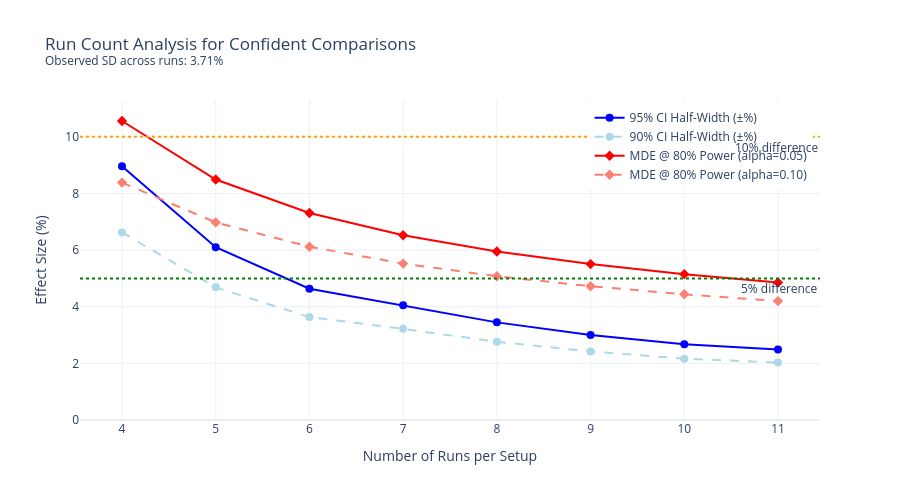

This figure's notebook cell:
### Code cell
import plotly.graph_objects as go

run_ids: list[str] = sorted(haiku_df["run_id"].unique())

# Calculate observed SD from all runs (this is our estimate of true population SD)
all_per_run = haiku_df.groupby("run_id")["resolved"].mean() * 100
observed_sd: float = all_per_run.std(ddof=1)

cumulative_data = []
for n in range(4, len(run_ids) + 1):  # Start from 4 runs
    subset = haiku_df[haiku_df["run_id"].isin(run_ids[:n])]
    per_run = subset.groupby("run_id")["resolved"].mean() * 100

    sem = per_run.std(ddof=1) / sqrt(n)

    # Use t-distribution for small samples (more accurate than z=1.96)
    t_95 = stats.t.ppf(0.975, df=n - 1)
    t_90 = stats.t.ppf(0.95, df=n - 1)

    ci_half_95 = t_95 * sem
    ci_half_90 = t_90 * sem

    # Minimum Detectable Effect (MDE) at 80% power for two-sample comparison
    # For comparing two setups with equal variance and equal n:
    # MDE = (t_alpha + t_beta) * SD * sqrt(2/n)
    # where t_beta = 0.84 for 80% power (one-sided)
    t_beta = stats.norm.ppf(0.80)  # ~0.84 for 80% power
    mde_95 = (t_95 + t_beta) * observed_sd * sqrt(2 / n)
    mde_90 = (t_90 + t_beta) * observed_sd * sqrt(2 / n)

    cumulative_data.append(
        {
            "n_runs": n,
            "sem": sem,
            "ci_half_95": ci_half_95,
            "ci_half_90": ci_half_90,
            "mde_95": mde_95,
            "mde_90": mde_90,
        }
    )

analysis_df = pd.DataFrame(cumulative_data)

fig = go.Figure()

# 95% CI half-width
fig.add_trace(
    go.Scatter(
        x=analysis_df["n_runs"],
        y=analysis_df["ci_half_95"],
        mode="lines+markers",
        name="95% CI Half-Width (±%)",
        line={"color": "blue", "width": 2},
        marker={"size": 8},
    )
)

# 90% CI half-width
fig.add_trace(
    go.Scatter(
        x=analysis_df["n_runs"],
        y=analysis_df["ci_half_90"],
        mode="lines+markers",
        name="90% CI Half-Width (±%)",
        line={"color": "lightblue", "width": 2, "dash": "dash"},
        marker={"size": 8},
    )
)

# MDE at 80% power (95% significance)
fig.add_trace(
    go.Scatter(
        x=analysis_df["n_runs"],
        y=analysis_df["mde_95"],
        mode="lines+markers",
        name="MDE @ 80% Power (alpha=0.05)",
        line={"color": "red", "width": 2},
        marker={"size": 8, "symbol": "diamond"},
    )
)

# MDE at 80% power (90% significance)
fig.add_trace(
    go.Scatter(
        x=analysis_df["n_runs"],
        y=analysis_df["mde_90"],
        mode="lines+markers",
        name="MDE @ 80% Power (alpha=0.10)",
        line={"color": "salmon", "width": 2, "dash": "dash"},
        marker={"size": 8, "symbol": "diamond"},
    )
)

# Reference thresholds
for threshold, color in [(5, "green"), (10, "orange")]:
    fig.add_hline(
        y=threshold,
        line_dash="dot",
        line_color=color,
        annotation_text=f"{threshold}% difference",
        annotation_position="bottom right",
    )

fig.update_layout(
    title=f"Run Count Analysis for Confident Comparisons<br><sup>Observed SD across runs: {observed_sd:.2f}%</sup>",
    xaxis_title="Number of Runs per Setup",
    yaxis_title="Effect Size (%)",
    xaxis={"tickmode": "linear", "tick0": 4, "dtick": 1},
    yaxis={"rangemode": "tozero"},
    template="plotly_white",
    legend={"yanchor": "top", "y": 0.99, "xanchor": "right", "x": 0.99},
    height=500,
)
fig.show()

print("\nHow many runs do you need?")
print("=" * 70)
print(f"{'Runs':<6} {'95% CI ±':<12} {'90% CI ±':<12} {'MDE (a=.05)':<14} {'MDE (a=.10)':<14}")
print("-" * 70)
for _, row in analysis_df.iterrows():
    print(f"{int(row['n_runs']):<6} {row['ci_half_95']:.2f}%{'':<6} {row['ci_half_90']:.2f}%{'':<6} {row['mde_95']:.2f}%{'':<8} {row['mde_90']:.2f}%")
print("-" * 70)
print("\nInterpretation:")
print("  • CI Half-Width: Your mean estimate will be ± this value")
print("  • MDE (Minimum Detectable Effect): Smallest difference you can detect")
print("    between two setups with 80% power at the given significance level")
print(f"\nTo detect a 5% difference with 80% power (a=0.05): ~{analysis_df[analysis_df['mde_95'] <= 5]['n_runs'].min() if any(analysis_df['mde_95'] <= 5) else '>11'} runs per setup")

### Figure 1 — Plotly figure (JSON) as saved in the notebook; plotly's stock layout.template omitted (floating-point values rounded to 4 significant figures)
{"data": [{"line": {"color": "blue", "width": 2}, "marker": {"size": 8}, "mode": "lines+markers", "name": "95% CI Half-Width (±%)", "type": "scatter", "x": [4, 5, 6, 7, 8, 9, 10, 11], "y": [8.956, 6.1, 4.635, 4.053, 3.447, 3.001, 2.673, 2.492]}, {"line": {"color": "lightblue", "dash": "dash", "width": 2}, "marker": {"size": 8}, "mode": "lines+markers", "name": "90% CI Half-Width (±%)", "type": "scatter", "x": [4, 5, 6, 7, 8, 9, 10, 11], "y": [6.623, 4.683, 3.633, 3.219, 2.762, 2.42, 2.166, 2.027]}, {"line": {"color": "red", "width": 2}, "marker": {"size": 8, "symbol": "diamond"}, "mode": "lines+markers", "name": "MDE @ 80% Power (alpha=0.05)", "type": "scatter", "x": [4, 5, 6, 7, 8, 9, 10, 11], "y": [10.56, 8.489, 7.309, 6.521, 5.948, 5.505, 5.15, 4.856]}, {"line": {"color": "salmon", "dash": "dash", "width": 2}, "marker": {"size": 8, "symbol": "diamond"}, "mode": "lines+markers", "name": "MDE @ 80% Power (alpha=0.10)", "type": "scatter", "x": [4, 5, 6, 7, 8, 9, 10, 11], "y": [8.382, 6.977, 6.119, 5.522, 5.076, 4.724, 4.438, 4.199]}], "layout": {"annotations": [{"showarrow": false, "text": "5% difference", "x": 1, "xanchor": "right", "xref": "x domain", "y": 5, "yanchor": "top", "yref": "y"}, {"showarrow": false, "text": "10% difference", "x": 1, "xanchor": "right", "xref": "x domain", "y": 10, "yanchor": "top", "yref": "y"}], "height": 500, "legend": {"x": 0.99, "xanchor": "right", "y": 0.99, "yanchor": "top"}, "shapes": [{"line": {"color": "green", "dash": "dot"}, "type": "line", "x0": 0, "x1": 1, "xref": "x domain", "y0": 5, "y1": 5, "yref": "y"}, {"line": {"color": "orange", "dash": "dot"}, "type": "line", "x0": 0, "x1": 1, "xref": "x domain", "y0": 10, "y1": 10, "yref": "y"}], "title": {"text": "Run Count Analysis for Confident Comparisons<br><sup>Observed SD across runs: 3.71%</sup>"}, "xaxis": {"dtick": 1, "tick0": 4, "tickmode": "linear", "title": {"text": "Number of Runs per Setup"}}, "yaxis": {"rangemode": "tozero", "title": {"text": "Effect Size (%)"}}}}
